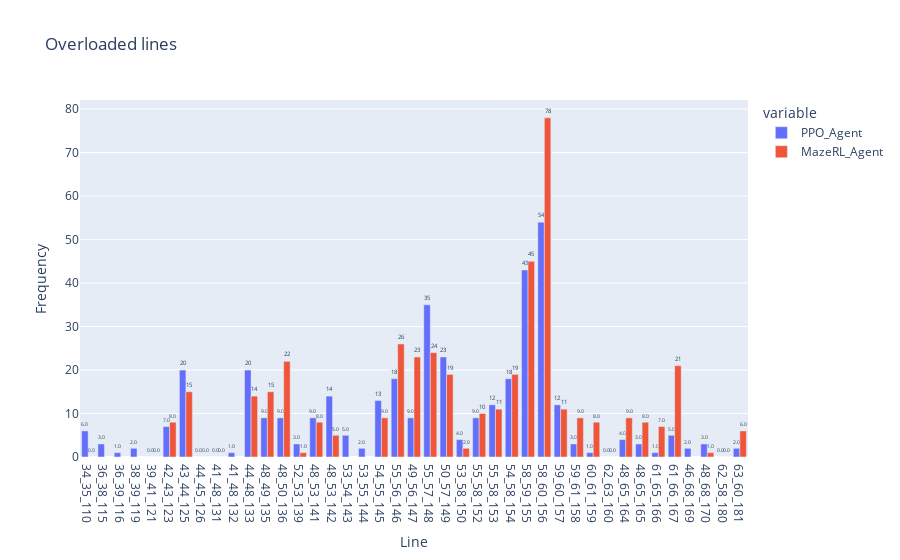

Notebook code cell kept with this figure:
### Markdown cell above
In this section we can analyzse and visualize the impact of actions on lines. We start with overloaded lines, below the overloaded lines for different agents are visualized as barplots.

### Code cell
# if disconnected == False, then plot overloaded lines, else plot disconnected lines

chart_title = "Overloaded lines"

agts.plot_lines_impact(
    agents_results, 
    title= chart_title,
    yaxis_type = "linear")

### Figure 1 — Plotly figure (JSON) as saved in the notebook; plotly's stock layout.template omitted (floating-point values rounded to 4 significant figures)
{"data": [{"alignmentgroup": "True", "cliponaxis": false, "hovertemplate": "variable=PPO_Agent<br>Line=%{x}<br>Frequency=%{y}<extra></extra>", "legendgroup": "PPO_Agent", "marker": {"color": "#636efa", "pattern": {"shape": ""}}, "name": "PPO_Agent", "offsetgroup": "wide_variable_0", "orientation": "v", "showlegend": true, "textangle": 0, "textfont": {"size": 12}, "textposition": "outside", "texttemplate": "%{y:.2s}", "type": "bar", "x": ["34_35_110", "36_38_115", "36_39_116", "38_39_119", "39_41_121", "42_43_123", "43_44_125", "44_45_126", "41_48_131", "41_48_132", "44_48_133", "48_49_135", "48_50_136", "52_53_139", "48_53_141", "48_53_142", "53_54_143", "53_55_144", "54_55_145", "55_56_146", "49_56_147", "55_57_148", "50_57_149", "53_58_150", "55_58_152", "55_58_153", "54_58_154", "58_59_155", "58_60_156", "59_60_157", "59_61_158", "60_61_159", "62_63_160", "48_65_164", "48_65_165", "61_65_166", "61_66_167", "46_68_169", "48_68_170", "62_58_180", "63_60_181"], "xaxis": "x", "y": [6, 3, 1, 2, 0, 7, 20, 0, 0, 1, 20, 9, 9, 3, 9, 14, 5, 2, 13, 18, 9, 35, 23, 4, 9, 12, 18, 43, 54, 12, 3, 1, 0, 4, 3, 1, 5, 2, 3, 0, 2], "yaxis": "y"}, {"alignmentgroup": "True", "cliponaxis": false, "hovertemplate": "variable=MazeRL_Agent<br>Line=%{x}<br>Frequency=%{y}<extra></extra>", "legendgroup": "MazeRL_Agent", "marker": {"color": "#EF553B", "pattern": {"shape": ""}}, "name": "MazeRL_Agent", "offsetgroup": "wide_variable_1", "orientation": "v", "showlegend": true, "textangle": 0, "textfont": {"size": 12}, "textposition": "outside", "texttemplate": "%{y:.2s}", "type": "bar", "x": ["34_35_110", "36_38_115", "36_39_116", "38_39_119", "39_41_121", "42_43_123", "43_44_125", "44_45_126", "41_48_131", "41_48_132", "44_48_133", "48_49_135", "48_50_136", "52_53_139", "48_53_141", "48_53_142", "53_54_143", "53_55_144", "54_55_145", "55_56_146", "49_56_147", "55_57_148", "50_57_149", "53_58_150", "55_58_152", "55_58_153", "54_58_154", "58_59_155", "58_60_156", "59_60_157", "59_61_158", "60_61_159", "62_63_160", "48_65_164", "48_65_165", "61_65_166", "61_66_167", "46_68_169", "48_68_170", "62_58_180", "63_60_181"], "xaxis": "x", "y": [0, null, null, null, 0, 8, 15, 0, 0, null, 14, 15, 22, 1, 8, 5, null, null, 9, 26, 23, 24, 19, 2, 10, 11, 19, 45, 78, 11, 9, 8, 0, 9, 8, 7, 21, null, 1, 0, 6], "yaxis": "y"}], "layout": {"barmode": "group", "legend": {"title": {"text": "variable"}, "tracegroupgap": 0}, "title": {"text": "Overloaded lines"}, "xaxis": {"anchor": "y", "domain": [0, 1], "title": {"text": "Line"}}, "yaxis": {"anchor": "x", "domain": [0, 1], "title": {"text": "Frequency"}, "type": "linear"}}}
